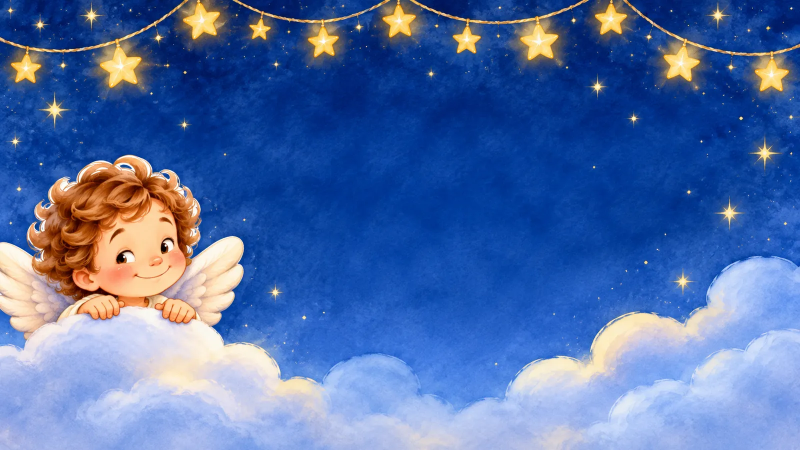
#> input picture img/escenas/escena00-1600.webp, 1600 x 900 px, given in place of escena10a-1600.webp, which was not available (shown at 1/2 size)
$ python diferencias.py
#> lines starting #> are read from the running program, lines starting #| are printed output that depends on the picture
# Genera las escenas del juego «Las diferencias» (img/juegos/dif-*.webp) a partir de las escenas del cuento.
# Cada diferencia: (tipo, x, y, rx, ry, extra) en píxeles de una imagen de 1200 de ancho.
#   hue: gira el color (extra = grados) · clon: tapa con lo que hay desplazado (extra=(dx,dy)) · estrella: pega una estrella (extra=color)
# Imprime el JSON de zonas (en %) para pegarlo en juegos/diferencias.html.
import json, math, os
from PIL import Image, ImageDraw, ImageFilter
import numpy as np
AQUI = os.path.dirname(os.path.abspath(__file__)); RAIZ = os.path.join(AQUI, '..')
ESCENAS = {
 'clase': ('escena10a', [('hue', 890, 72, 48, 42, 150), ('hue', 258, 150, 55, 55, 120), ('estrella', 612, 132, 22, 22, '#ffcf3a'),
                         ('hue', 140, 385, 75, 95, 140), ('hue', 696, 66, 36, 36, 280), ('hue', 1036, 200, 32, 55, 200)]),
 'reyes': ('escena07', [('hue', 470, 212, 42, 30, 120), ('hue', 690, 395, 75, 55, 250), ('estrella', 700, 120, 26, 26, '#fff1a8'),
                        ('hue', 916, 275, 36, 30, 160), ('clon', 1062, 632, 75, 32, (-170, 0)), ('hue', 545, 465, 18, 30, 180)]),
 'vuelo': ('escena02', [('hue', 300, 330, 28, 30, 190), ('estrella', 610, 150, 22, 22, '#ffe066'), ('clon', 155, 80, 28, 28, (0, -48)),
                        ('clon', 897, 45, 30, 28, (-70, 25)), ('estrella', 985, 95, 20, 20, '#ff9ec4'), ('hue', 1080, 205, 45, 45, 240)]),
}
def mascara(size, x, y, rx, ry):
    m = Image.new('L', size, 0); ImageDraw.Draw(m).ellipse([x-rx, y-ry, x+rx, y+ry], fill=255)
    return m.filter(ImageFilter.GaussianBlur(4))
def gira(im, grados, x=None, y=None, rx=None, ry=None):
    hsv = np.array(im.convert('HSV')).astype(np.int16)
    if x is not None:  # solo los píxeles del mismo color que el centro del objeto (así no se tiñe la pared de alrededor)
        c = hsv[int(y-ry*.4):int(y+ry*.4)+1, int(x-rx*.4):int(x+rx*.4)+1]
        c = c[c[..., 1] > 60]
        h0 = int(np.median(c[..., 0])) if len(c) else 0
        dh = np.abs(((hsv[..., 0] - h0 + 128) % 256) - 128)
        ok = (dh < 22) & (hsv[..., 1] > 50)
        rot = hsv.copy(); rot[..., 0] = (rot[..., 0] + int(grados / 360 * 255)) % 256; rot[..., 1] = np.minimum(255, rot[..., 1] * 1.15)
        hsv = np.where(ok[..., None], rot, hsv)
        return Image.fromarray(hsv.astype(np.uint8), 'HSV').convert('RGB')
    hsv[..., 0] = (hsv[..., 0] + int(grados / 360 * 255)) % 256
    hsv[..., 1] = np.minimum(255, hsv[..., 1] * 1.15)
    return Image.fromarray(hsv.astype(np.uint8), 'HSV').convert('RGB')
def estrella(d, x, y, r, color):
    pts = [(x + (r if i % 2 == 0 else r*.45) * math.sin(i*math.pi/5), y - (r if i % 2 == 0 else r*.45) * math.cos(i*math.pi/5)) for i in range(10)]
    d.polygon(pts, fill=color, outline='#b07a12', width=3)
zonas = {}
for clave, (esc, difs) in ESCENAS.items():
    a = Image.open(os.path.join(RAIZ, 'img/escenas', f'{esc}-1600.webp')).convert('RGB')
#> a is the input picture: PIL image 1600x900 RGB; mean R, G, B 81.1, 110.4, 168.3
    a = a.resize((1200, round(a.height * 1200 / a.width)), Image.LANCZOS); b = a.copy()
#> after `a = a.resize((1200, round(a.height * 1200 / a.width)), Image.LANCZOS)`:
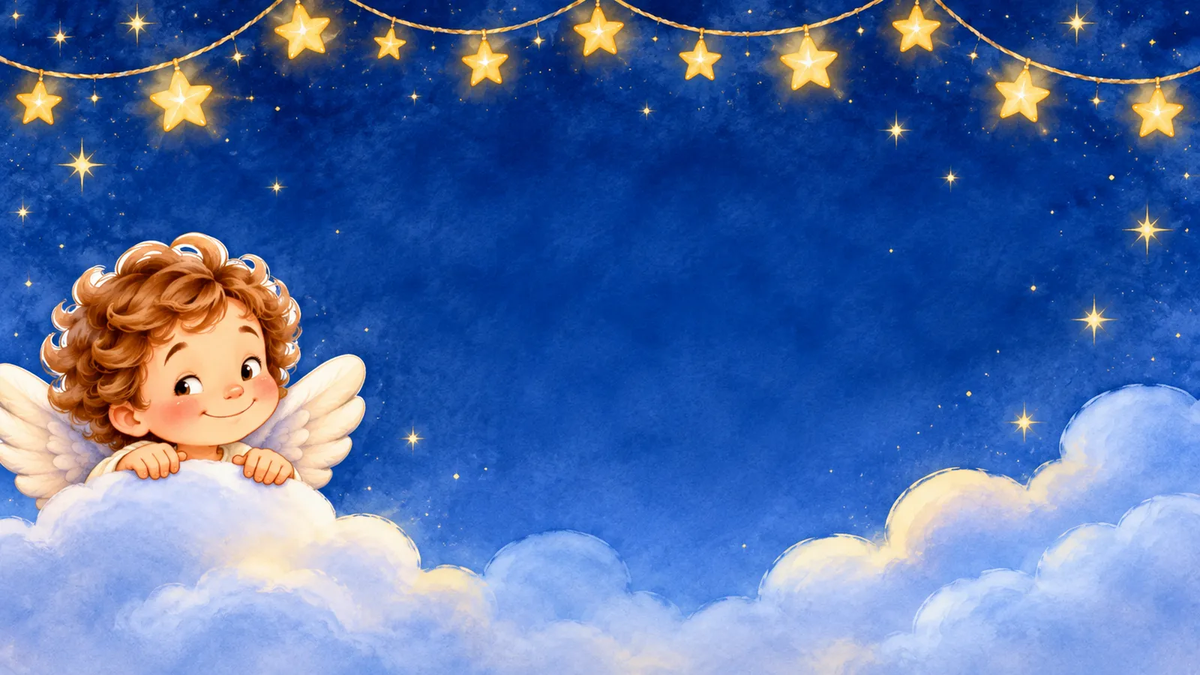
#> a: PIL image 1200x675 RGB; mean R, G, B 81.1, 110.4, 168.3
    for tipo, x, y, rx, ry, extra in difs:
        m = mascara(a.size, x, y, rx, ry)
        if tipo == 'hue': b = Image.composite(gira(b, extra, x, y, rx, ry), b, m)
        elif tipo == 'clon':
            dx, dy = extra; tapa = b.transform(b.size, Image.AFFINE, (1, 0, dx, 0, 1, dy)); b = Image.composite(tapa, b, m)
        elif tipo == 'estrella': estrella(ImageDraw.Draw(b), x, y, rx, extra)
#> this loop made 6 passes
#> h0 in gira on passes 1, 2, 4, 5, 6: 157, 154, 16, 30, 154
#> pass 1, `m = mascara(a.size, x, y, rx, ry)`:
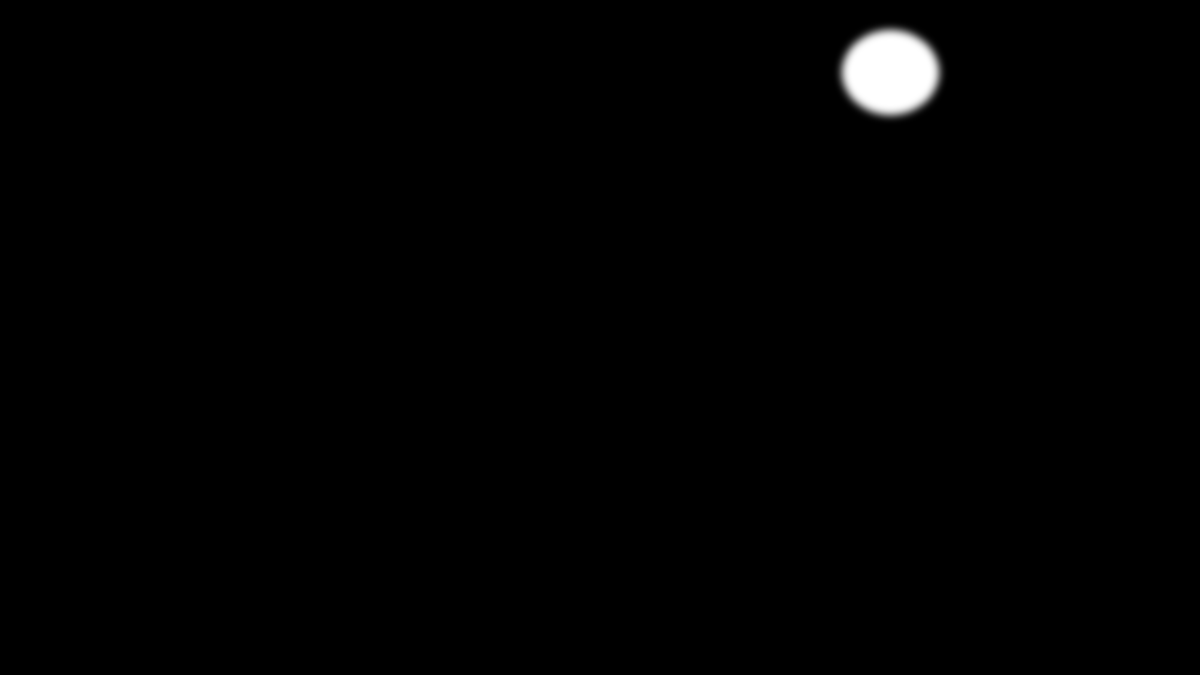
#> m: PIL image 1200x675 L; min 0, max 255, mean 2
#> pass 1, in gira, `hsv = np.array(im.convert('HSV')).astype(np.int16)`:
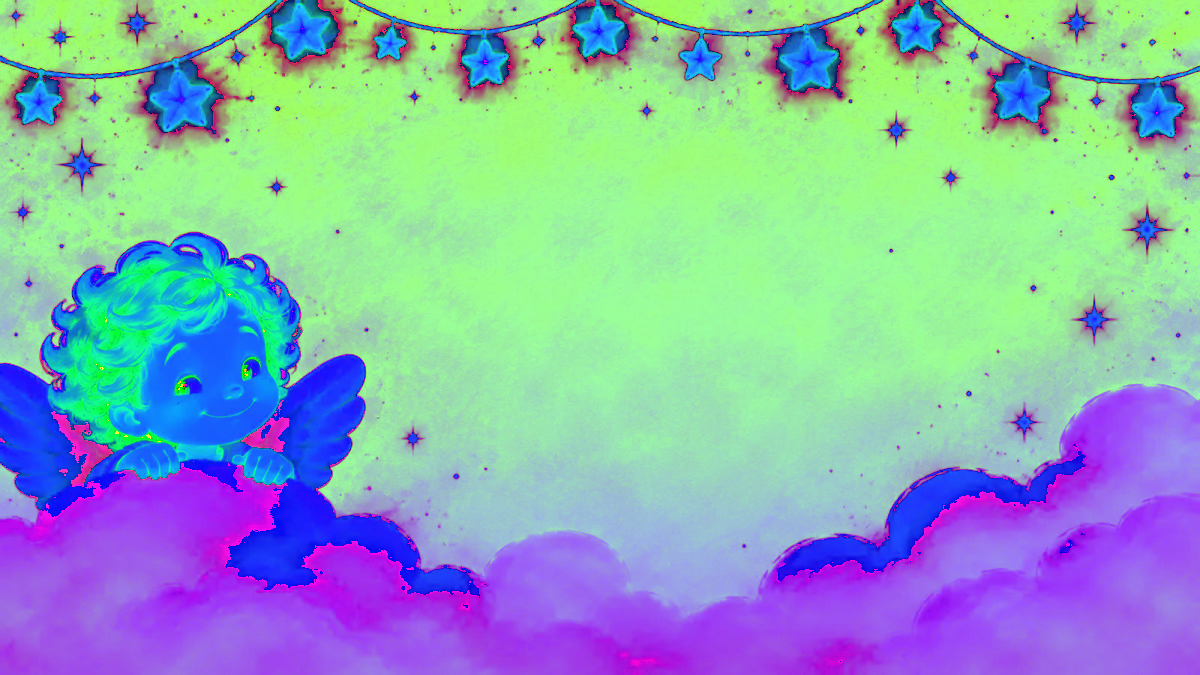
#> hsv: shape (675, 1200, 3) int16; mean R, G, B 136.8, 173.2, 180.8
#> pass 1, in gira, `c = hsv[int(y-ry*.4):int(y+ry*.4)+1, int(x-rx*.4):int(x+rx*.4)+1]`:
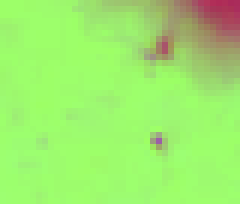
#> c: shape (34, 40, 3) int16 (shown 6 times larger); mean R, G, B 157.1, 235.1, 108.2
#> after the loop:
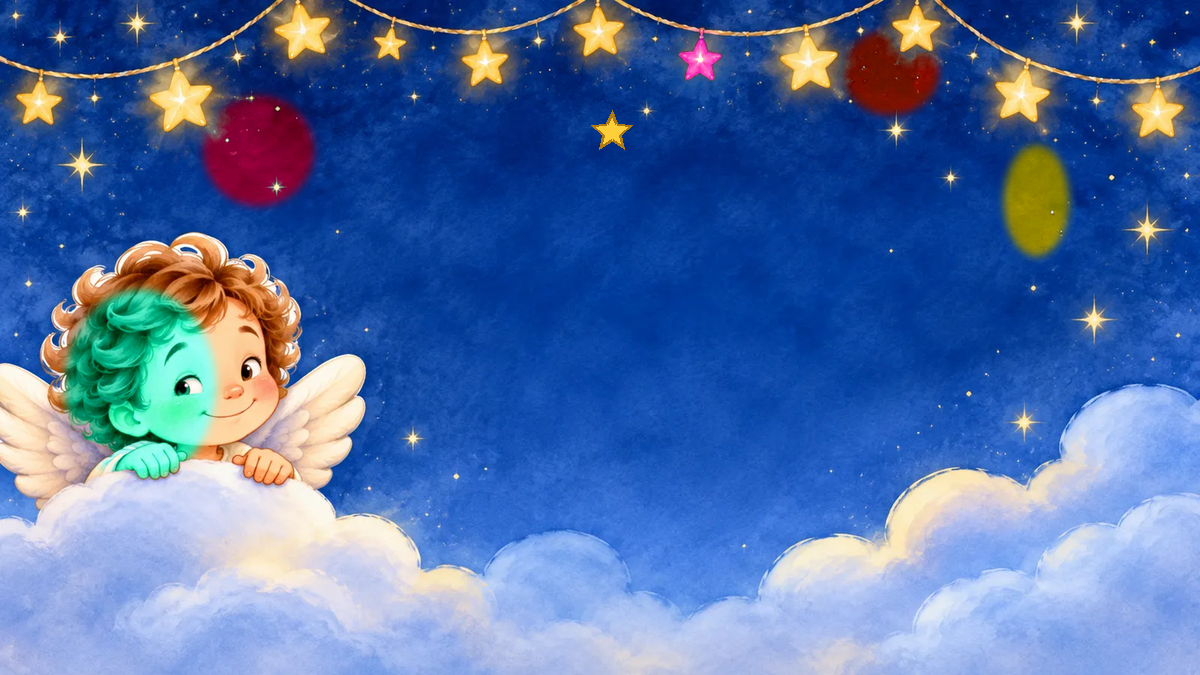
#> b: PIL image 1200x675 RGB; mean R, G, B 80.8, 112.2, 167.9
    a.save(os.path.join(RAIZ, 'img/juegos', f'dif-{clave}-a.webp'), quality=82)
    b.save(os.path.join(RAIZ, 'img/juegos', f'dif-{clave}-b.webp'), quality=82)
    zonas[clave] = {'alto': a.height, 'zonas': [[round(x/12, 2), round(y*100/a.height, 2), round(max(rx, ry, 28)/12, 2)] for _, x, y, rx, ry, _ in difs]}
#> pass 2 of the loop `for clave, (esc, difs) in ESCENAS.items():`:
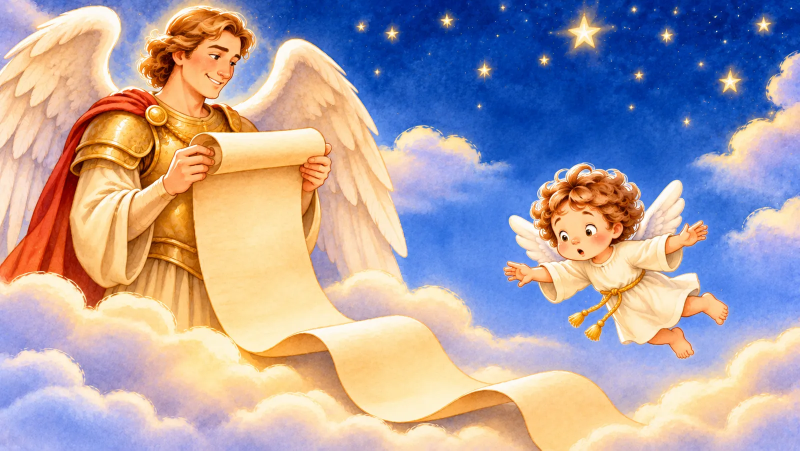
#> input picture img/escenas/escena01-1600.webp, 1600 x 901 px, given in place of escena07-1600.webp, which was not available (shown at 1/2 size)
#> a is the input picture: PIL image 1600x901 RGB; mean R, G, B 173.5, 160.6, 166.1
#> a: PIL image 1200x676 RGB
#> the loop `for tipo, x, y, rx, ry, extra in difs:` made 6 passes
#> h0 in gira on passes 1, 2, 4, 6: 28, 155, 16, 0
#> pass 1, in gira (call 6), `c = hsv[int(y-ry*.4):int(y+ry*.4)+1, int(x-rx*.4):int(x+rx*.4)+1]`:
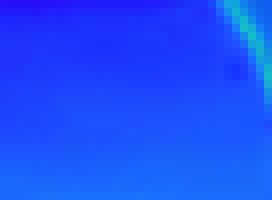
#> c: shape (25, 34, 3) int16 (shown 8 times larger); mean R, G, B 28.4, 77.7, 252
#> after the loop `for tipo, x, y, rx, ry, extra in difs:`:
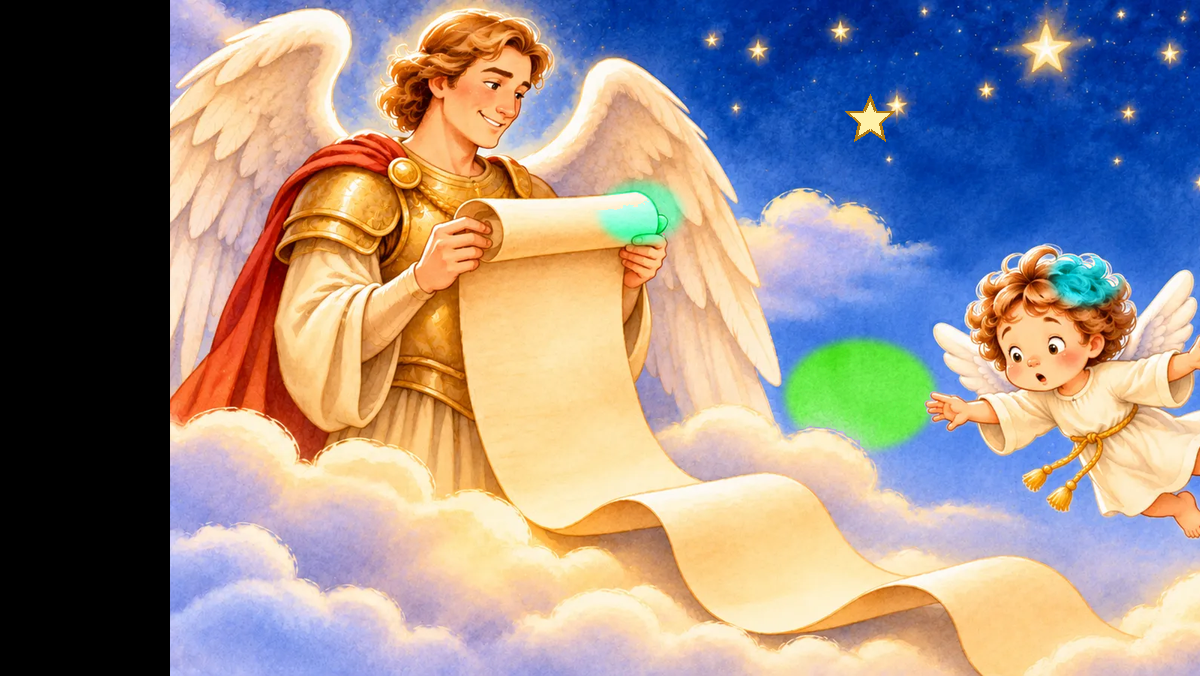
#> tapa: PIL image 1200x676 RGB; mean R, G, B 153.5, 141.3, 136.4
#> pass 3 of the loop `for clave, (esc, difs) in ESCENAS.items():`:
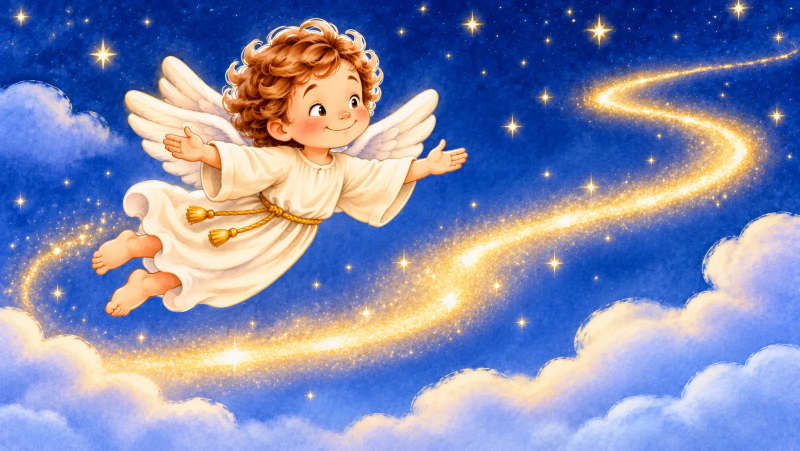
#> input picture img/escenas/escena02-1600.webp, 1600 x 901 px (shown at 1/2 size)
#> a is the input picture: PIL image 1600x901 RGB; mean R, G, B 129.1, 137.2, 176.8
#> a: PIL image 1200x676 RGB
#> the loop `for tipo, x, y, rx, ry, extra in difs:` made 6 passes
#> h0 in gira on passes 1, 6: 22, 28
#> pass 1, in gira (call 10), `dh = np.abs(((hsv[..., 0] - h0 + 128) % 256) - 128)`:
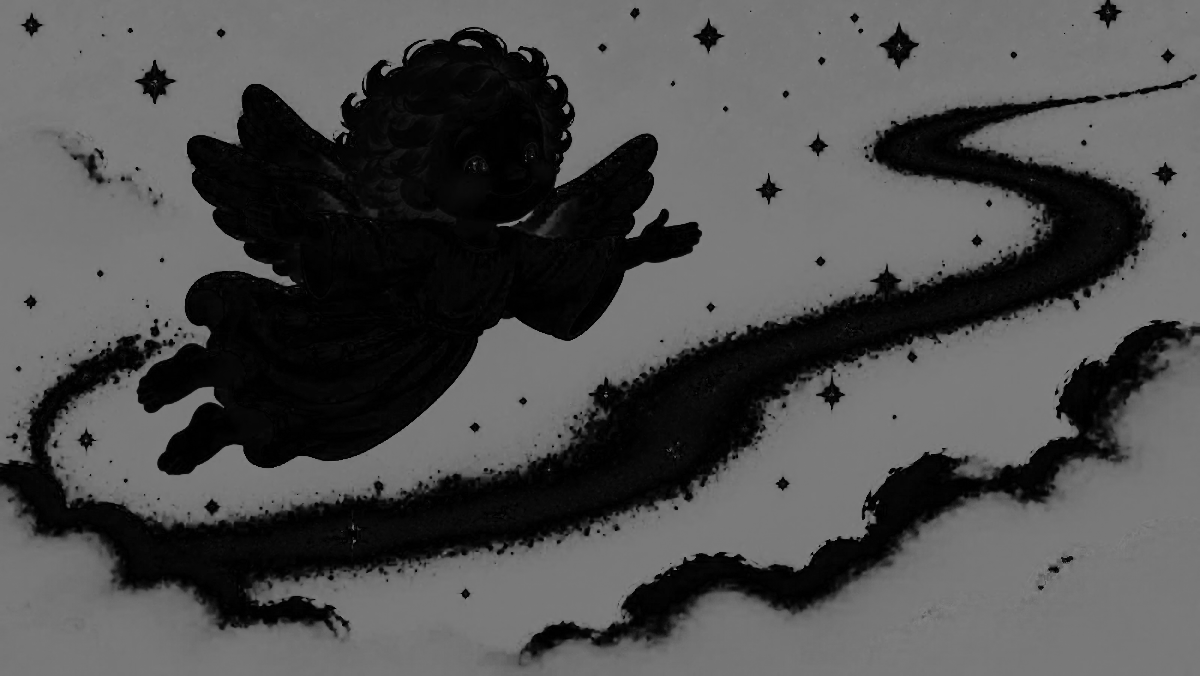
#> dh: shape (676, 1200) int16; min 0, max 128, mean 79.2
#> after the loop `for tipo, x, y, rx, ry, extra in difs:`:
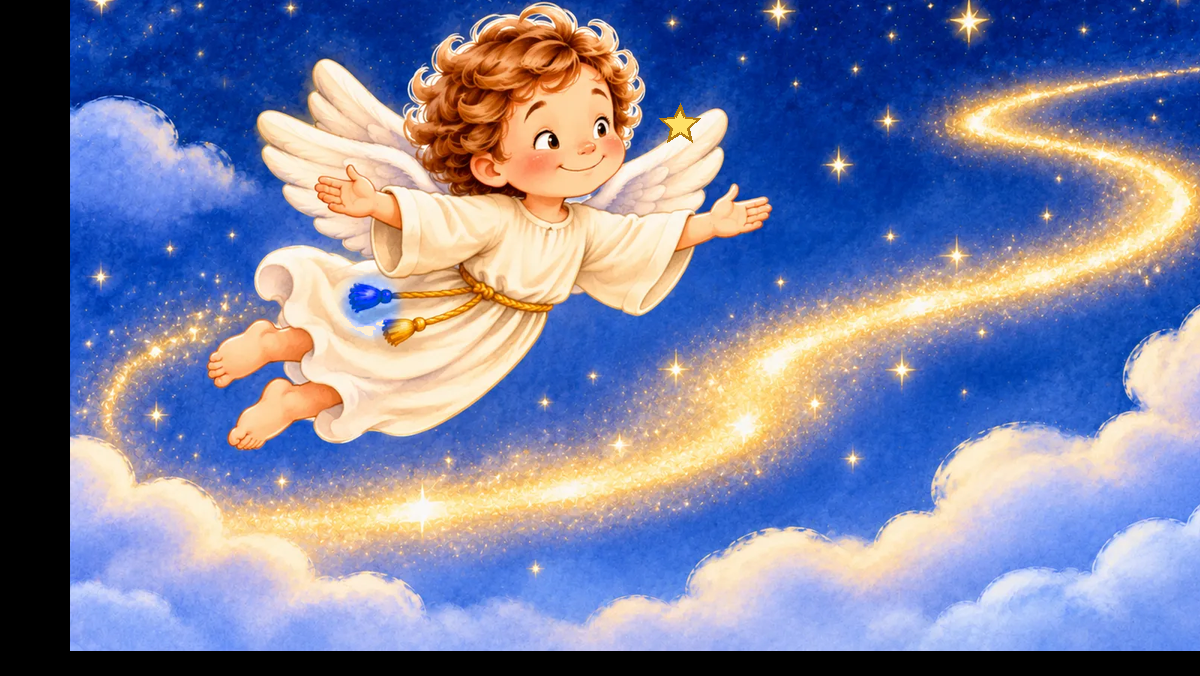
#> tapa: PIL image 1200x676 RGB; mean R, G, B 122.5, 128.2, 160.8
print(json.dumps(zonas))
#> (printed output is left out)
